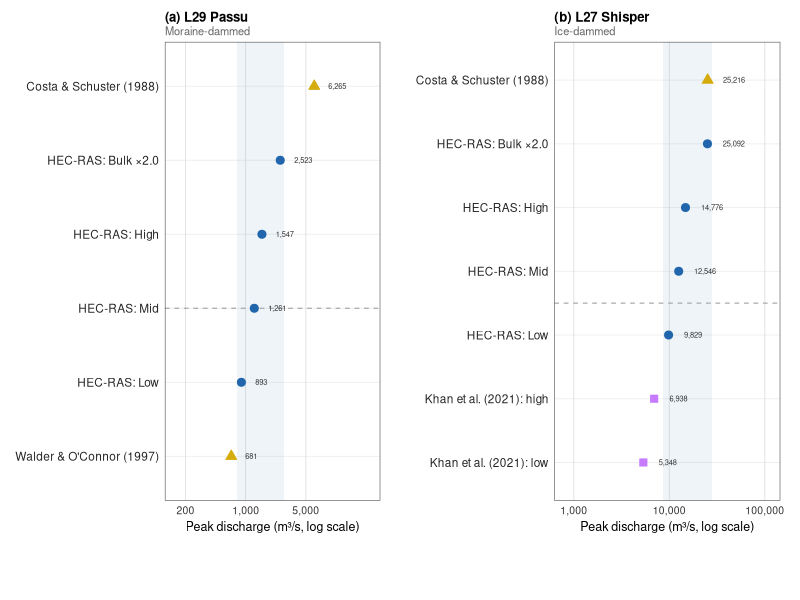
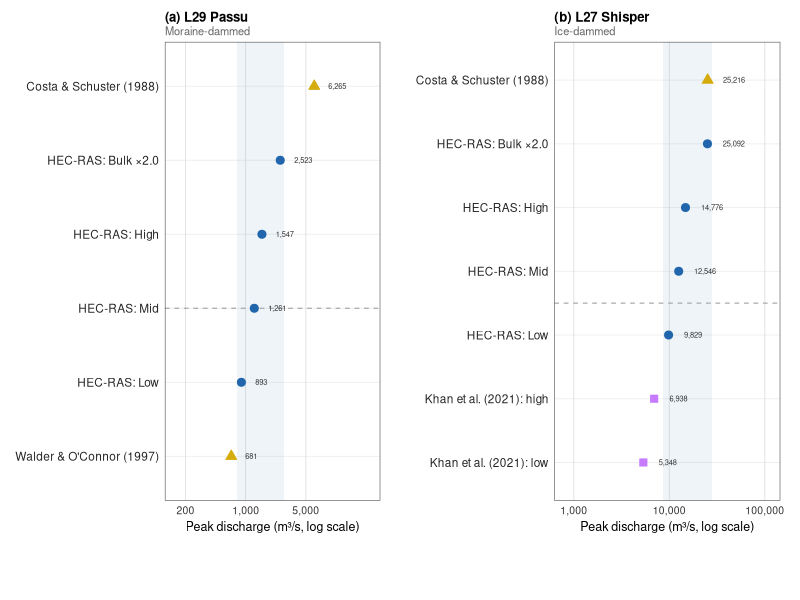

R code for these plots, in order:
# Figure S2: breach peaks against empirical relations


library(ggplot2)
library(dplyr)
library(cowplot)
library(scales)

OUT_DIR   <- "figures"
dir.create(OUT_DIR, showWarnings = FALSE)
FIG_W     <- 17.4
FIG_H     <- 9.0
FIG_DPI   <- 800
BASE_SIZE <- 9

sim <- read.csv("data/processed/all_simulations_combined_v2.csv")

t3 <- read.csv("data/processed/table03_master_data.csv")
t3$scenario <- c(Low = "Low", Mid = "Mid_baseline", High = "High",
                 Mid_n04 = "Mid_n04", Mid_n06 = "Mid_n06",
                 Mid_b15 = "Mid_bulk15", Mid_b20 = "Mid_bulk20")[t3$scenario_code]
t3 <- t3[!is.na(t3$scenario) & t3$manning_n != 0.10, ]
idx <- match(paste(sim$lake, sim$scenario), paste(t3$lake_id, t3$scenario))
sim$peak_Q_input_m3s <- ifelse(is.na(idx), sim$peak_Q_input_m3s, round(t3$peak_q_m3s[idx]))

scens_show <- c("Low", "Mid_baseline", "High", "Mid_bulk20")

make_hecras <- function(df, lake_code, lake_label) {
  df |>
    filter(lake == lake_code, scenario %in% scens_show) |>
    mutate(
      lake   = lake_label,
      Q      = peak_Q_input_m3s,
      label  = case_when(
        scenario == "Low"          ~ "HEC-RAS: Low",
        scenario == "Mid_baseline" ~ "HEC-RAS: Mid",
        scenario == "High"         ~ "HEC-RAS: High",
        scenario == "Mid_bulk20"   ~ "HEC-RAS: Bulk ×2.0"
      ),
      source = "HEC-RAS"
    )
}

hecras_l29 <- make_hecras(sim, "L29", "L29 Passu")
hecras_l27 <- make_hecras(sim, "L27", "L27 Shisper")

bp  <- read.csv("data/processed/breach_parameters.csv")
mid <- function(l, col) bp[[col]][bp$lake_id == l & bp$scenario == "Mid"]
V29 <- mid("L29", "Vw_m3"); H29 <- mid("L29", "Hb_m")
V27 <- mid("L27", "Vw_m3"); H27 <- mid("L27", "Hb_m")

q_walder <- function(V) 0.045 * V^0.66
q_costa  <- function(V, H) 0.063 * (1000 * 9.81 * V * H)^0.42

emp_l29 <- data.frame(
  lake   = "L29 Passu",
  source = "Empirical",
  label  = c("Walder & O'Connor (1997)", "Costa & Schuster (1988)"),
  Q      = c(q_walder(V29), q_costa(V29, H29))
)

emp_l27 <- data.frame(
  lake   = "L27 Shisper",
  source = "Empirical",
  label  = c("Costa & Schuster (1988)"),
  Q      = c(q_costa(V27, H27))
)

lit_l27 <- data.frame(
  lake   = "L27 Shisper",
  source = "Literature",
  label  = c("Khan et al. (2021): low",
             "Khan et al. (2021): high"),
  Q      = c(5348, 6938)
)

cols <- c("lake","source","label","Q")

dat_l29 <- bind_rows(hecras_l29[,cols], emp_l29[,cols]) |>
  arrange(Q) |>
  mutate(label = factor(label, levels = unique(label)))

dat_l27 <- bind_rows(hecras_l27[,cols], emp_l27[,cols],
                     lit_l27[,cols]) |>
  arrange(Q) |>
  mutate(label = factor(label, levels = unique(label)))

label_mult <- 1.45

dat_l29 <- dat_l29 |> mutate(label_x = Q * label_mult)
dat_l27 <- dat_l27 |> mutate(label_x = Q * label_mult)

src_col <- c(
  "HEC-RAS"    = "#2166AC",
  "Empirical"  = "#D4AC0D",
  "Literature" = "#C77CFF"
)
src_shape <- c(
  "HEC-RAS"    = 21,
  "Empirical"  = 24,
  "Literature" = 22
)

theme_val <- function(base_size = BASE_SIZE) {
  theme_minimal(base_size = base_size) +
    theme(
      panel.grid.major.y = element_line(colour = "grey93",
                                        linewidth = 0.3),
      panel.grid.major.x = element_line(colour = "grey88",
                                        linewidth = 0.3),
      panel.grid.minor   = element_blank(),
      panel.border       = element_rect(fill = NA, colour = "grey30",
                                        linewidth = 0.4),
      plot.background    = element_rect(fill = "white", colour = NA),
      axis.title.x       = element_text(size = base_size,
                                        margin = margin(t = 3)),
      axis.title.y       = element_blank(),
      axis.text.x        = element_text(size = base_size - 1.5,
                                        colour = "grey20"),
      axis.text.y        = element_text(size = base_size - 0.5,
                                        colour = "grey15"),
      legend.position    = "none",
      plot.title         = element_text(size = base_size + 0.5,
                                        face = "bold",
                                        margin = margin(b = 1)),
      plot.subtitle      = element_text(size = base_size - 1,
                                        colour = "grey40",
                                        margin = margin(b = 3)),
      plot.margin        = margin(3, 5, 3, 3, "mm")
    )
}

build_val <- function(dat, title, subtitle,
                      x_breaks, x_limits,
                      sep_y = NULL,
                      show_legend = FALSE) {

  hr <- dat |> filter(source == "HEC-RAS")

  p <- ggplot(dat,
              aes(x      = Q,
                  y      = label,
                  fill   = source,
                  shape  = source,
                  colour = source)) +

    # HEC-RAS envelope band
    annotate("rect",
             xmin = min(hr$Q) * 0.88,
             xmax = max(hr$Q) * 1.12,
             ymin = -Inf, ymax = Inf,
             fill = "#2166AC", alpha = 0.07) +

    # Group separator
    {if (!is.null(sep_y))
      geom_hline(yintercept = sep_y,
                 colour = "grey65", linewidth = 0.4,
                 linetype = "dashed")
    } +

    # Points
    geom_point(size = 2.4, stroke = 0.5) +

geom_text(
  aes(x     = label_x,
      y     = label,
      label = scales::comma(round(Q))),
  hjust       = 0,
  vjust       = 0.45,
  size        = 1.9,
  colour      = "grey20",
  inherit.aes = FALSE
) +

    scale_fill_manual(
      name   = "Source",
      values = src_col,
      guide  = guide_legend(
        override.aes = list(size = 3),
        keywidth  = unit(0.4, "cm"),
        keyheight = unit(0.35, "cm")
      )
    ) +
    scale_colour_manual(name = "Source", values = src_col) +
    scale_shape_manual( name = "Source", values = src_shape) +

    scale_x_log10(
      name   = "Peak discharge (m³/s, log scale)",
      breaks = x_breaks,
      labels = scales::comma,
      limits = x_limits
    ) +

    labs(title = title, subtitle = subtitle) +
    theme_val()

  if (show_legend) {
    p <- p + theme(
      legend.position  = "bottom",
      legend.title     = element_text(size = BASE_SIZE,
                                      face = "bold"),
      legend.text      = element_text(size = BASE_SIZE - 1),
      legend.key.size  = unit(0.4, "cm"),
      legend.spacing.x = unit(0.4, "cm")
    )
  }

  return(p)
}

cat("── Building panels ──\n")

p_l29 <- build_val(
  dat      = dat_l29,
  title    = "(a) L29 Passu",
  subtitle = "Moraine-dammed",
  x_breaks = c(200, 1000, 5000),
  x_limits = c(150, max(dat_l29$Q) * 4.5),
  sep_y    = 3
)

p_l27 <- build_val(
  dat      = dat_l27,
  title    = "(b) L27 Shisper",
  subtitle = "Ice-dammed",
  x_breaks = c(1000, 10000, 100000),
  x_limits = c(800, max(dat_l27$Q) * 4.5),
  sep_y    = 3.5,
  show_legend = TRUE
)

cat("── Assembling ──\n")

leg      <- cowplot::get_legend(p_l27)
p_l27_nl <- p_l27 + theme(legend.position = "none")

p_maps <- cowplot::plot_grid(
  p_l29, p_l27_nl,
  ncol       = 2,
  rel_widths = c(1, 1),
  align      = "h",
  axis       = "tb"
)

p_final <- cowplot::plot_grid(
  p_maps, leg,
  ncol        = 1,
  rel_heights = c(1, 0.10)
)

cat("── Saving ──\n")

ggsave(file.path(OUT_DIR, "Figure_S2.png"),
       p_final, width = FIG_W, height = FIG_H,
       units = "cm", dpi = FIG_DPI, bg = "white")
cat("  Saved: Figure_S2.png\n")

ggsave(file.path(OUT_DIR, "Figure_S2.tiff"),
       p_final, width = FIG_W, height = FIG_H,
       units = "cm", dpi = FIG_DPI, bg = "white",
       compression = "lzw")
cat("  Saved: Figure_S2.tiff\n")

cat("\nFig 11 v4 complete.\n")
